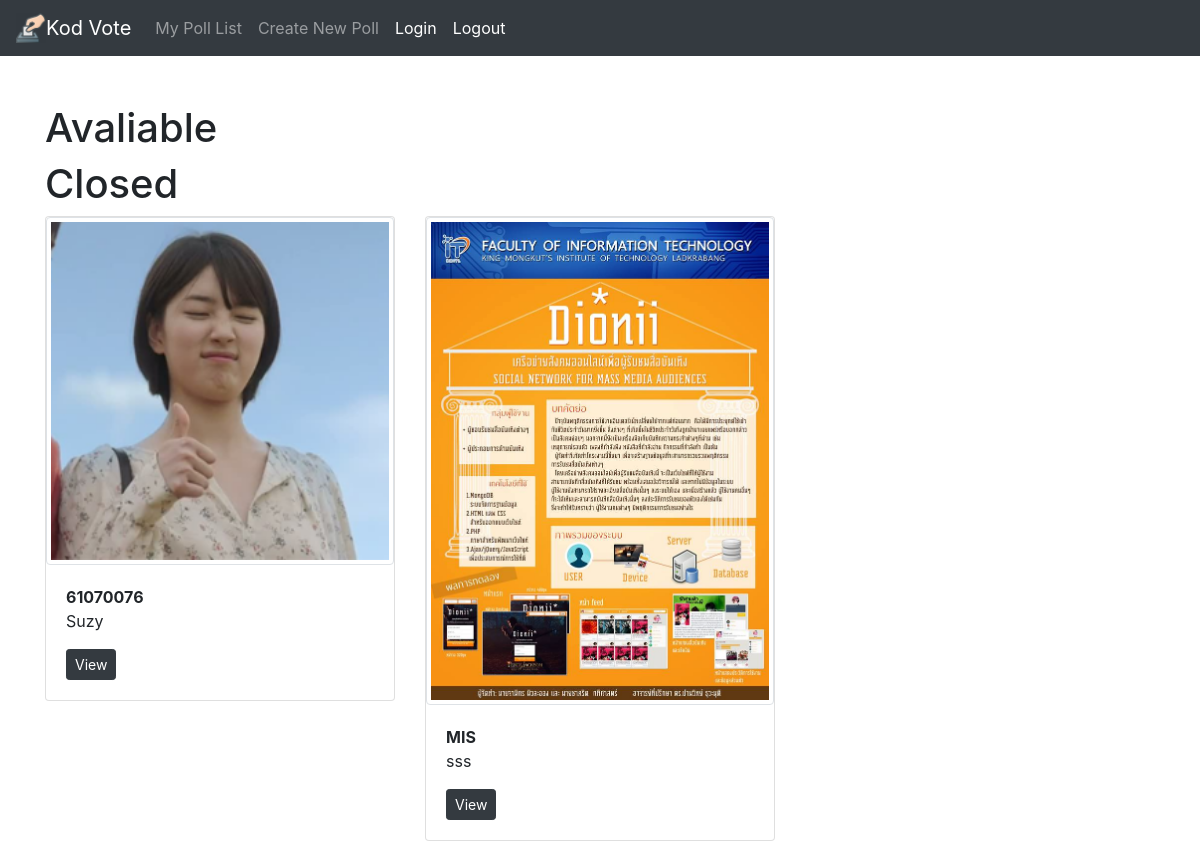
The page /index/ (signed in) on the database as committed earlier.
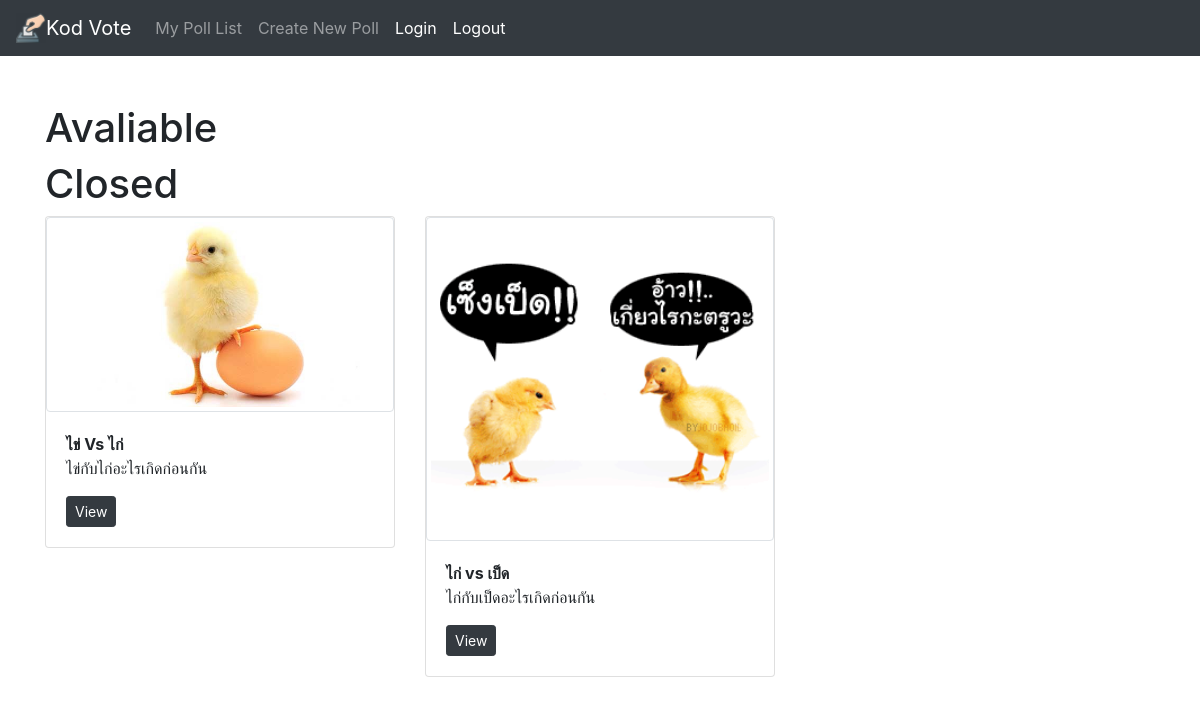
The same page on the database as committed later.
### polls/models.py (models this page shows, shortened)
class Poll(models.Model):
    subject = models.CharField(max_length=30)
    detail = models.TextField()
    picture = models.FileField(upload_to='documents/%Y/%m/%d')
    password = models.CharField(max_length=100, null=True)
    start_date = models.DateTimeField(default=datetime.datetime.now())
    end_date = models.DateTimeField(null=True)
    create_by = models.ForeignKey(User, on_delete=models.CASCADE)
    create_date = models.DateTimeField(default=datetime.datetime.now())
    duration = models.IntegerField(default=0)

### polls/views.py (the view)
# urls.py: path('index/', p_views.index, name='index'),
@login_required
def index(request):
    context = {}
    poll = Poll.objects.all()
    for single_poll in poll:
        new_end_date = single_poll.end_date.replace(tzinfo=None)
        new_start_date = single_poll.start_date.replace(tzinfo=None)
        seconds_in_day = 24 * 60 * 60
        diff_end_date = new_end_date - datetime.datetime.now()
        diff_start_date = new_start_date - datetime.datetime.now()
        result_end_date = divmod(diff_end_date.days * seconds_in_day + diff_end_date.seconds, 60)[0]
        result_start_date = divmod(diff_start_date.days * seconds_in_day + diff_start_date.seconds, 60)[0]
        if result_start_date > 0:
            single_poll.duration = 0
        elif result_start_date < 0 and result_end_date >= 0:
            single_poll.duration = result_end_date
        elif result_end_date < 0:
            single_poll.duration = 0
        single_poll.save()
    context['poll'] = poll
    if request.user.is_authenticated:
        return render(request, 'polls/index.html', context=context)
    else:
        return redirect('login')

### polls/templates/polls/index.html (shortened to what this page needs)
{% extends 'base.html' %}
{%block content %}
    <div class="row">
    <div class="col-9"><h1>Avaliable</h1></div>
    </div>
    <div class="row">
    <div class="col-9"><h1>Closed</h1></div>
            {% for poll_item in poll %}
              {% if 0 == poll_item.duration %}
                <div class="col-md-4">
                <div class="card mb-4 box-shadow">
                <img src="{{ poll_item.picture.url }}" class="img-thumbnail">
                <div class="card-body">
                <p class="card-text"> <b>{{ poll_item.subject }}</b> <br>
                {{ poll_item.detail }}</p>
                <div class="d-flex justify-content-between align-items-center">
                        <div class="btn-group">
                          <a href="{% url 'poll_views' poll_id=poll_item.id%}">
                          <button type="submit" class="btn btn-dark btn-sm" value="view" href=>View</button></a>
                        </div>
                      </div>
                    </div>
                  </div>
                </div>
              {% endif %}
        {% endfor %}
{% endblock %}

### templates/base.html (shortened to what this page needs)
<html lang="en">
{% load static %}
<html lang="en">
<head>
    <link rel="stylesheet" type="text/css" href="{% static 'css/bootstrap.css'%}">
</head>
<body>
  <nav class="navbar navbar-expand-sm navbar-dark bg-dark">
  <a class="navbar-brand" href="{% url 'index' %}"><img src='{% static "my_logo.png" %}' alt="My logo" width="30" height="30" class="d-inline-block align-top">Kod Vote</a>
  <div class="collapse navbar-collapse" id="navbarText">
    <ul class="navbar-nav mr-auto">
      <li class="nav-item">
        <a class="nav-link" href="{% url 'my_poll' %}"> My Poll List <span class="sr-only">(current)</span></a>
      </li>
      <li class="nav-item">
        <a class="nav-link" href="{% url 'poll_create' %}"> Create New Poll <span class="sr-only">(current)</span></a>
      </li>
      <li class="nav-item active">
        <a class="nav-link" href="{% url 'login' %}">Login <span class="sr-only">(current)</span></a>
      </li>
      <li class="nav-item active">
        <a class= "nav-link" href="{% url 'logout' %}">Logout <span class="sr-only">(current)</span></a>
      </li>
    </ul>
  </div>
</nav>
<br/><br/>
    <div class="container">
        {% block content %}
        {% endblock %}
    </div>
</body>
</html>

Rows that differ between the two databases and show on the page:
removed Poll: picture (picture), subject "61070076", detail "Suzy"
removed Poll: picture (picture), subject "MIS", detail "sss"
added Poll: picture (picture), subject "ไข่ Vs ไก่", detail "ไข่กับไก่อะไรเกิดก่อนกัน"
added Poll: picture (picture), subject "ไก่ vs เป็ด", detail "ไก่กับเป็ดอะไรเกิดก่อนกัน"
